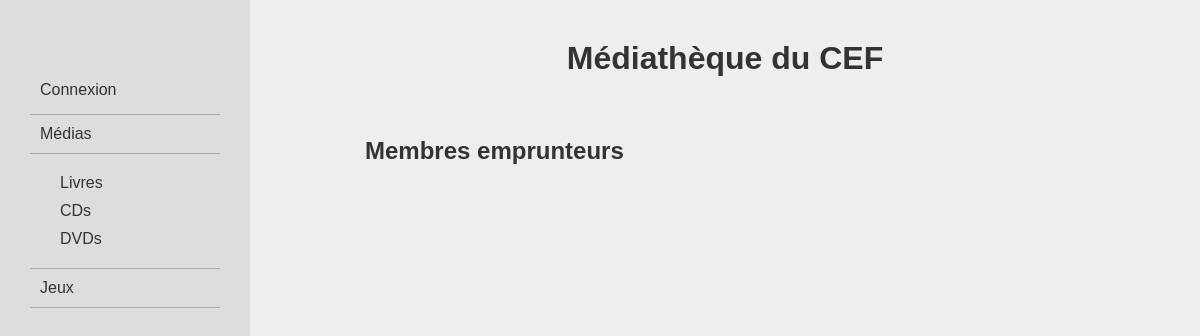
/membres, run on an earlier commit of the app's database.
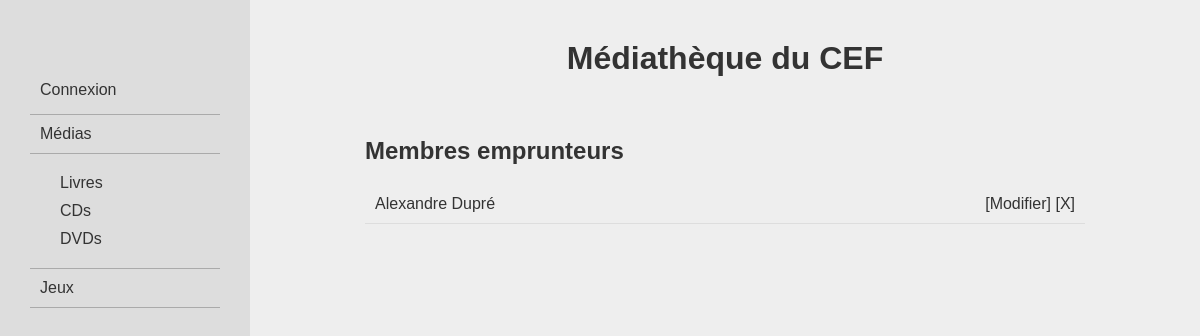
And on a later commit of the database.
### logisticMediatheque/models.py (models this page shows)
class Membres (models.Model):
    firstname = models.CharField(max_length=100)
    lastname = models.CharField(max_length=100)
    email = models.EmailField()
    canLoan = models.BooleanField(default=True)
    numLoan = models.IntegerField(default=0)

### logisticMediatheque/views.py (the view)
# urls.py: path('membres', views.listMembres, name = 'listMembres'),
def listMembres(request):
    return render(request, "logisticMediatheque/listMembres.html", {"membres": Membres.objects.all()})

### logisticMediatheque/templates/logisticMediatheque/listMembres.html
{% extends 'logisticMediatheque/base.html' %}
{% block content %}
    <h2>Membres emprunteurs</h2>
    {% for membre in membres %}
    <div class="item">
        <a href="{% url 'logisticMediatheque:membreDetail' membre.id %}">{{membre.firstname}} {{membre.lastname}}</a>
        <div class="itemActions">
            <a href="{% url 'logisticMediatheque:updateMembre' membre.id %}">[Modifier]</a>
            <a href="{% url 'logisticMediatheque:removeMembre' membre.id %}">[X]</a>
        </div>
    </div>
    {% endfor %}
{% endblock content %}

What changed in the data, as far as the page shows it:
added Membres: firstname "Alexandre", lastname "Dupré"
